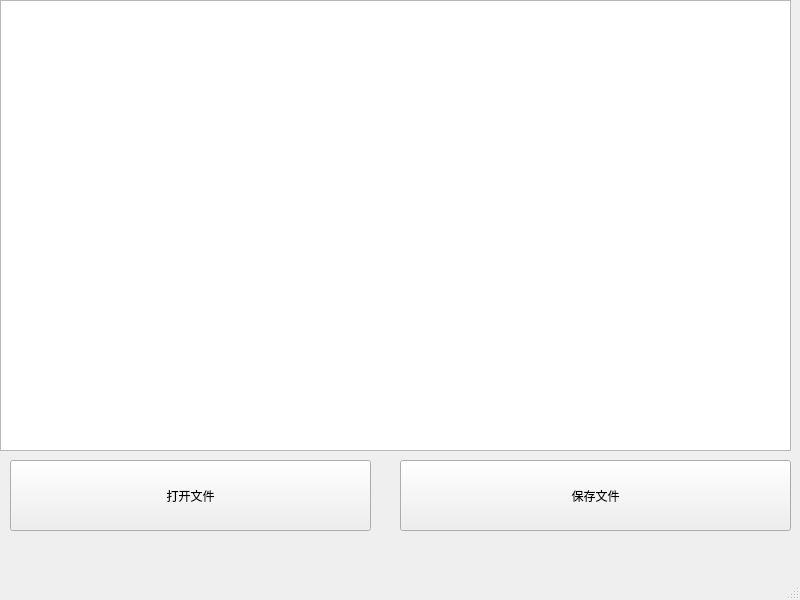
<?xml version="1.0" encoding="UTF-8"?>
<ui version="4.0">
 <class>MainWindow</class>
 <widget class="QMainWindow" name="MainWindow">
  <property name="geometry">
   <rect>
    <x>0</x>
    <y>0</y>
    <width>800</width>
    <height>600</height>
   </rect>
  </property>
  <property name="windowTitle">
   <string>MainWindow</string>
  </property>
  <widget class="QWidget" name="centralwidget">
   <widget class="QPushButton" name="btn_open">
    <property name="geometry">
     <rect>
      <x>10</x>
      <y>460</y>
      <width>361</width>
      <height>71</height>
     </rect>
    </property>
    <property name="text">
     <string>打开文件</string>
    </property>
   </widget>
   <widget class="QPushButton" name="btn_save">
    <property name="geometry">
     <rect>
      <x>400</x>
      <y>460</y>
      <width>391</width>
      <height>71</height>
     </rect>
    </property>
    <property name="text">
     <string>保存文件</string>
    </property>
   </widget>
   <widget class="QTextEdit" name="txt_view">
    <property name="geometry">
     <rect>
      <x>0</x>
      <y>0</y>
      <width>791</width>
      <height>451</height>
     </rect>
    </property>
   </widget>
  </widget>
  <widget class="QMenuBar" name="menubar">
   <property name="geometry">
    <rect>
     <x>0</x>
     <y>0</y>
     <width>800</width>
     <height>21</height>
    </rect>
   </property>
  </widget>
  <widget class="QStatusBar" name="statusbar"/>
 </widget>
 <resources/>
 <connections/>
</ui>
